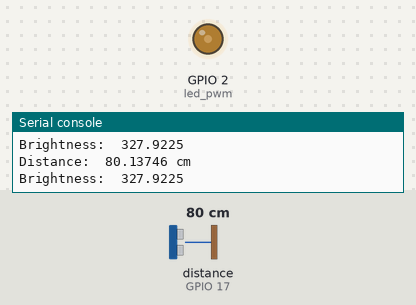
The program below on a simulated ESP32 board running MicroPython. On the bench: output pins drawn as LEDs (lit = HIGH), the last lines printed to the serial console. The inputs (shaded band) are chosen by the test bench; at power-on: distance to the obstacle (sensor on GPIO 17) 80 cm. The echo pulse lasts 58.3 µs per cm; library files of the repository ran but are not shown: hc_sr04.py; pins used as bus, display or sensor lines are not drawn.

Above: at 1.2 s.
1.3 s: distance to the obstacle (sensor on GPIO 17) set to 2 cm
At 1.9 s:
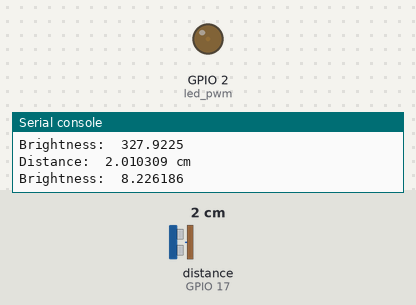
3.0 s: distance to the obstacle (sensor on GPIO 17) set to 250 cm
At 3.7 s:
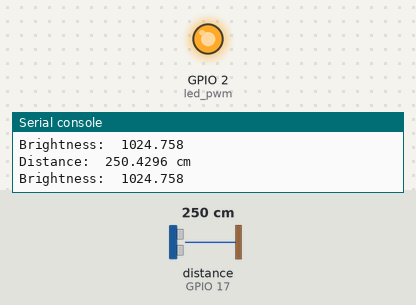
Timing chart, 0 to 6.0 s (numbered marks = the images above; inputs shaded):
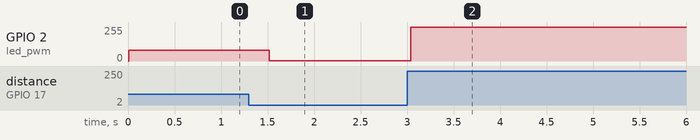

The program:

distance_dependent_brightness.py
```python
from machine import Pin, PWM
from hc_sr04 import HCSR04
from utime import sleep

led_pwm = PWM(Pin(2))
sensor = HCSR04(trigger_pin = 16, echo_pin = 17)

def led_brightness_control():
    distance = sensor.distance_cm()
    print('Distance: ', distance, 'cm')
    brightness_value = 1023 * (distance / 250) #max 250 cm can be measured
    print('Brightness: ', brightness_value)
    led_pwm.duty(int(brightness_value))

while True:
    led_brightness_control()
    sleep(0.5)
```

Measured:
- after the input at 1.3 s, GPIO 2 (led_pwm): 82/255 → 2/255 after 0.22 s
- after the input at 3.0 s, GPIO 2 (led_pwm): 2/255 → 255/255 at once
